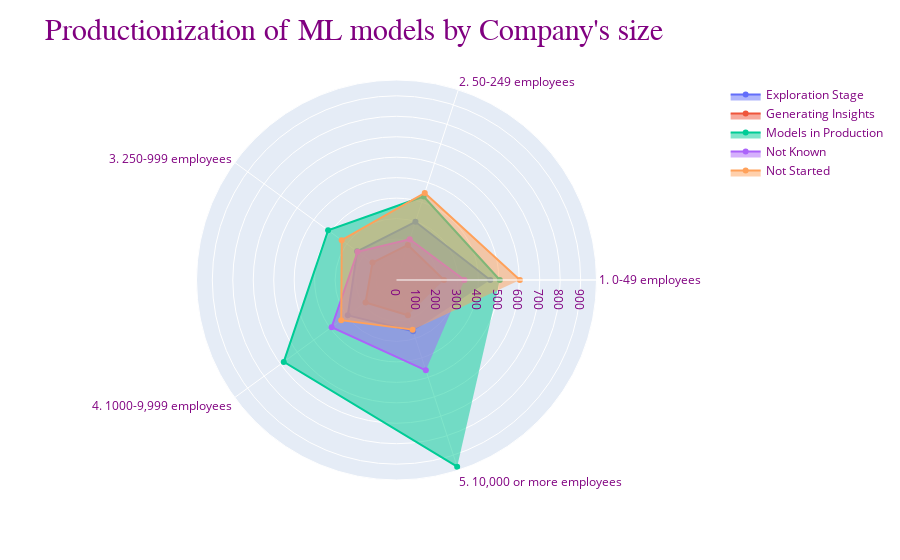

Source (notebook cell):
### Code cell
adoption_per_company_size = scope_df.groupby(["Q25", "ML_adoption_class"]).size().reset_index(name='counts')

fig = go.Figure()

for class_name in adoption_per_company_size["ML_adoption_class"].unique():
    fig.add_trace(go.Scatterpolar(
        r=adoption_per_company_size[adoption_per_company_size["ML_adoption_class"] == class_name].sort_values(by=["Q25"])["counts"].tolist(),
        theta=adoption_per_company_size[adoption_per_company_size["ML_adoption_class"] == class_name].sort_values(by=["Q25"])["Q25"].tolist(),
        fill='toself',
        name=class_name
    ))

large_title_format = "<span style='font-size:30px; font-family:Times New Roman'>Productionization of ML models by Company's size</span>"
small_title_format = "<span style='font-size:14px; font-family:Helvetica'></b></span>"

layout = dict(
    title = large_title_format + "<br>" + small_title_format,
    font = dict(color = 'purple'),
    showlegend = True,
    margin = dict(t=80,pad=6),
)

fig.update_layout(layout)

fig.show()

### Figure 1 — Plotly figure (JSON) as saved in the notebook; plotly's stock layout.template omitted (floating-point values rounded to 4 significant figures)
{"data": [{"fill": "toself", "name": "Exploration Stage", "r": [458, 299, 238, 294, 263], "theta": ["1. 0-49 employees", "2. 50-249 employees", "3. 250-999 employees", "4. 1000-9,999 employees", "5. 10,000 or more employees"], "type": "scatterpolar"}, {"fill": "toself", "name": "Generating Insights", "r": [232, 180, 145, 187, 181], "theta": ["1. 0-49 employees", "2. 50-249 employees", "3. 250-999 employees", "4. 1000-9,999 employees", "5. 10,000 or more employees"], "type": "scatterpolar"}, {"fill": "toself", "name": "Models in Production", "r": [505, 429, 413, 681, 959], "theta": ["1. 0-49 employees", "2. 50-249 employees", "3. 250-999 employees", "4. 1000-9,999 employees", "5. 10,000 or more employees"], "type": "scatterpolar"}, {"fill": "toself", "name": "Not Known", "r": [332, 209, 235, 392, 464], "theta": ["1. 0-49 employees", "2. 50-249 employees", "3. 250-999 employees", "4. 1000-9,999 employees", "5. 10,000 or more employees"], "type": "scatterpolar"}, {"fill": "toself", "name": "Not Started", "r": [603, 447, 331, 334, 255], "theta": ["1. 0-49 employees", "2. 50-249 employees", "3. 250-999 employees", "4. 1000-9,999 employees", "5. 10,000 or more employees"], "type": "scatterpolar"}], "layout": {"font": {"color": "purple"}, "margin": {"pad": 6, "t": 80}, "showlegend": true, "title": {"text": "<span style='font-size:30px; font-family:Times New Roman'>Productionization of ML models by Company's size</span><br><span style='font-size:14px; font-family:Helvetica'></b></span>"}}}
